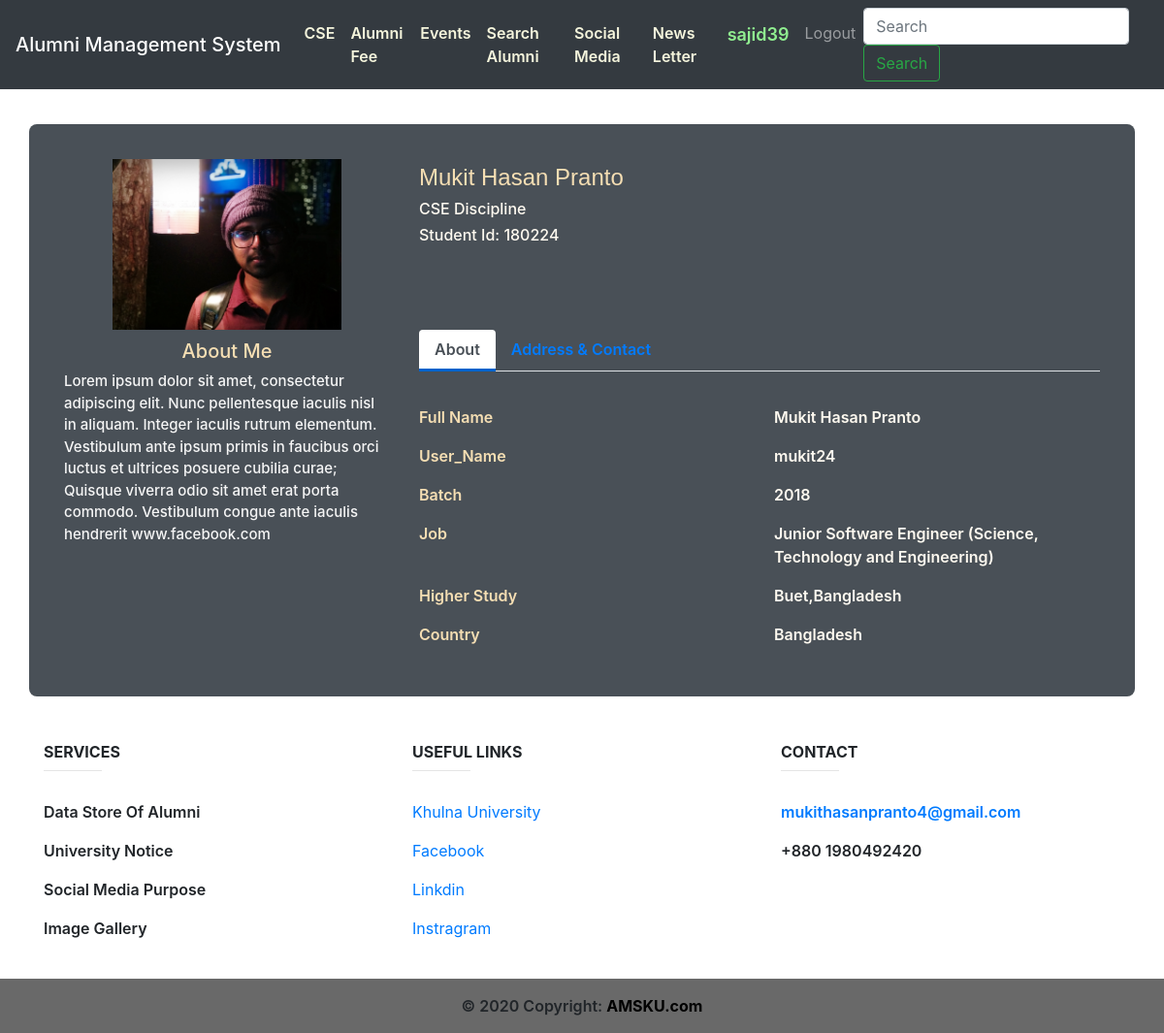
/search/search_result_details/1/ (signed in), run on the app's committed database.
### alumni_profile/models.py (models this page shows, shortened)
class Alumni_Profile(models.Model):
    discipline_list = ['Architecture','CSE','ECE','Math','URP','Physics','Chemistry','Stat','Pharmacy','BGE','FWT','FMRT','Agrotechnology','ES','SWE','BAD','HRM','DP','PM','DS','History','English','Bangla','IER','Sculpture','Econ','Sociology','MCJ','Law']
    Discipline_Choices = []
    for x in discipline_list:
        Discipline_Choices.append((x,x))
    Id_Choices = []
    for x in range(1,51):
        Id_Choices.append((str(x),str(x)))
    Batch_Choices = []
    for x in range(1991,2019):
        Batch_Choices.append((str(x),str(x)))
    job_list=['Agriculture','Architecture and Construction','Business Management and Administration','Education','Finance','Food','Government and Public Administration','Health Science','Human Services','Law, Public Safety, Corrections and Security','Manufacturing','Marketing, Sales and Service','Natural Resources','Science, Technology and Engineering','Other']
    Job_Choices = []
    for x in job_list:
        Job_Choices.append((x,x))
    country_list = ["Afghanistan","Albania","Algeria","Andorra","Angola","Anguilla","Antigua &amp; Barbuda","Argentina","Armenia","Aruba","Australia","Austria","Azerbaijan","Bahamas","Bahrain","Bangladesh","Barbados","Belarus","Belgium","Belize","Benin","Bermuda","Bhutan","Bolivia","Bosnia &amp; Herzegovina","Botswana","Brazil","British Virgin Islands","Brunei","Bulgaria","Burkina Faso","Burundi","Cambodia","Cameroon","Cape Verde","Cayman Islands","Chad","Chile","China","Colombia","Congo","Cook Islands","Costa Rica","Cote D Ivoire","Croatia","Cruise Ship","Cuba","Cyprus","Czech Republic","Denmark","Djibouti","Dominica","Dominican Republic","Ecuador","Egypt","El Salvador","Equatorial Guinea","Estonia","Ethiopia","Falkland Islands","Faroe Islands","Fiji","Finland","France","French Polynesia","French West Indies","Gabon","Gambia","Georgia","Germany","Ghana","Gibraltar","Greece","Greenland","Grenada","Guam","Guatemala","Guernsey","Guinea","Guinea Bissau","Guyana","Haiti","Honduras","Hong Kong","Hungary","Iceland","India","Indonesia","Iran","Iraq","Ireland","Isle of Man","Israel","Italy","Jamaica","Japan","Jersey","Jordan","Kazakhstan","Kenya","Kuwait","Kyrgyz Republic","Laos","Latvia","Lebanon","Lesotho","Liberia","Libya","Liechtenstein","Lithuania","Luxembourg","Macau","Macedonia","Madagascar","Malawi","Malaysia","Maldives","Mali","Malta","Mauritania","Mauritius","Mexico","Moldova","Monaco","Mongolia","Montenegro","Montserrat","Morocco","Mozambique","Namibia","Nepal","Netherlands","Netherlands Antilles","New Caledonia","New Zealand","Nicaragua","Niger","Nigeria","Norway","Oman","Pakistan","Palestine","Panama","Papua New Guinea","Paraguay","Peru","Philippines","Poland","Portugal","Puerto Rico","Qatar","Reunion","Romania","Russia","Rwanda","Saint Pierre &amp; Miquelon","Samoa","San Marino","Satellite","Saudi Arabia","Senegal","Serbia","Seychelles","Sierra Leone","Singapore","Slovakia","Slovenia","South Africa","South Korea","Spain","Sri Lanka","St Kitts &amp; Nevis","St Lucia","St Vincent","St. Lucia","Sudan","Suriname","Swaziland","Sweden","Switzerland","Syria","Taiwan","Tajikistan","Tanzania","Thailand","Timor L'Este","Togo","Tonga","Trinidad &amp; Tobago","Tunisia","Turkey","Turkmenistan","Turks &amp; Caicos","Uganda","Ukraine","United Arab Emirates","United Kingdom","Uruguay","Uzbekistan","Venezuela","Vietnam","Virgin Islands (US)","Yemen","Zambia","Zimbabwe"]
    Country_Choices = []
    for x in country_list:
        Country_Choices.append((x,x))
    full_name = models.CharField(max_length=255)
    image = models.FileField(upload_to='uploads/')
    certificate = models.FileField(upload_to='uploads/')
    discipline = models.CharField(max_length=255,choices=Discipline_Choices)
    student_id = models.CharField(max_length=10)
    batch = models.CharField(max_length=50,choices=Batch_Choices)
    job_type = models.CharField(max_length=50)
    job_position = models.CharField(max_length=60)
    company_name = models.CharField(max_length=60,blank=True)
    higher_study = models.CharField(max_length=60)
    present_address = models.CharField(max_length=60)
    present_country = models.CharField(max_length=60,choices=Country_Choices)
    prmanent_address = models.CharField(max_length=60)
    mobile = models.CharField(max_length=60)
    facebook = models.URLField(max_length=60,blank=True)
    linkdin = models.URLField(max_length=60,blank=True)
    about_me = models.TextField()
    is_verified = models.BooleanField(default=False)
    ask_for_update_certificate = models.BooleanField(default=False)
    user = models.OneToOneField(settings.AUTH_USER_MODEL, on_delete=models.CASCADE,related_name="alumni")

### search/views.py (the view)
# urls.py: path('search_result_details/<int:id>/',search_result_details,name='search_result_details'),
@login_required
def search_result_details(request,id):
    profile = []
    try:
        profile = Alumni_Profile.objects.get(user=request.user)
    except:
        pass
    if not profile or profile.is_verified == False:
        return redirect('home')
    query = Alumni_Profile.objects.get(pk=id)
    context = {
        'profile':query,
    }
    return render(request,"search/search_result_details.html",context)

### alumni_fee/context_processors.py (called while the page is built)
def add_variable_to_context(request):
    year_fee = Fee_Info.objects.get()
    current_news_letter = News_Letter.objects.all().order_by('-start_date').first()
    return {
        'yearFee': year_fee.yearly_fee,
        'current_news_letter':current_news_letter,
    }

### templates/search/search_result_details.html (shortened to what this page needs)
{% extends "base.html" %}
{% load static %}
{% block content %}
<div class="container emp-profile">
    <form method="post">
        <div class="row">
            <div class="col-md-4">
                <div class="profile-img">
                    <img src="{{profile.image.url}}" alt="profile image"/>
                </div>
            </div>
            <div class="col-md-6">
                <div class="profile-head">
                            <h4>
                                {{profile.full_name}}
                            </h4>
                            <h6>
                                {{profile.discipline}} Discipline
                            </h6>
                            <h6>
                                Student Id: {{profile.student_id}}
                            </h6>
                </div>
            </div>
        </div>
        <div class="row">
            <div class="col-md-4">
                <div class="profile-work" style="padding-top: 10px;">
                    <h5>About Me</h5>
                    <p>{{profile.about_me}}</p>
                </div>
            </div>
            <div class="col-md-8">
                <ul class="nav nav-tabs" id="myTab" role="tablist">
                    <li class="nav-item">
                        <a class="nav-link active" id="home-tab" data-toggle="tab" href="#home" role="tab" aria-controls="home" aria-selected="true">About</a>
                    </li>
                    <li class="nav-item">
                        <a class="nav-link" id="profile-tab" data-toggle="tab" href="#profile" role="tab" aria-controls="profile" aria-selected="false">Address & Contact</a>
                    </li>
                </ul>
                <div class="tab-content profile-tab" id="myTabContent">
                    <div class="tab-pane fade show active" id="home" role="tabpanel" aria-labelledby="home-tab">
                                <div class="row">
                                    <div class="col-md-6">
                                        <label>Full Name</label>
                                    </div>
                                    <div class="col-md-6">
                                        <p>{{profile.full_name}}</p>
                                    </div>
                                </div>
                                <div class="row">
                                    <div class="col-md-6">
                                        <label>User_Name</label>
                                    </div>
                                    <div class="col-md-6">
                                        <p>{{profile.user}}</p>
                                    </div>
                                </div>
                                <div class="row">
                                    <div class="col-md-6">
                                        <label>Batch</label>
                                    </div>
                                    <div class="col-md-6">
                                        <p>{{profile.batch}}</p>
                                    </div>
                                </div>
                                <div class="row">
                                    <div class="col-md-6">
                                        <label>Job</label>
                                    </div>
                                    <div class="col-md-6">
                                        <p>{{profile.job_position}} ({{profile.job_type}})</p>
                                    </div>
                                </div>
                                <div class="row">
                                    <div class="col-md-6">
                                        <label>Higher Study</label>
                                    </div>
                                    <div class="col-md-6">
                                        <p>{{profile.higher_study}}</p>
                                    </div>
                                </div>
                                <div class="row">
                                    <div class="col-md-6">
                                        <label>Country</label>
                                    </div>
                                    <div class="col-md-6">
                                        <p>{{profile.present_country}}</p>
                                    </div>
                                </div>
                    </div>
                </div>
            </div>
        </div>
    </form>
</div>
{% endblock %}

### templates/base.html (shortened to what this page needs)
<!DOCTYPE html>
<html lang="en">
{% load static %}
<head>
    <link rel="stylesheet" href="https://cdnjs.cloudflare.com/ajax/libs/font-awesome/4.7.0/css/font-awesome.min.css">
    <link rel="stylesheet" href="https://maxcdn.bootstrapcdn.com/bootstrap/4.5.2/css/bootstrap.min.css">
    <link rel="stylesheet" href="{% static 'profile/profile_style.css' %}">
    <link rel="stylesheet" href="{% static 'css/style.css' %}">
</head>
<body>
    <nav class="navbar navbar-expand-lg navbar-dark bg-dark">
        <a href="{% url 'home' %}"><span class="navbar-brand mb-0 h1">Alumni Management System</span></a>
        <div class="collapse navbar-collapse" id="navbarSupportedContent">
            <ul class="navbar-nav m-auto">
                {% if request.user.alumni.is_verified %}
                <li class="nav-item ">
                    <a class="nav-link" style="font-weight: 600;color: beige;"
                        href="{% url 'discipline_view' %}">{{request.user.alumni.discipline}}</a>
                </li>
                <li class="nav-item ">
                    <a class="nav-link" style="font-weight: 600;color: beige;"
                        href="{% url 'alumni_fee_home' request.user.alumni.id %}">Alumni Fee</a>
                </li>
                <li class="nav-item ">
                    <a class="nav-link" style="font-weight: 600;color: beige;" href="{% url 'event_view' %}">Events</a>
                </li>
                {% endif %}
                <li class="nav-item ">
                    <a class="nav-link" style="font-weight: 600;color: beige;" href="{% url 'search_view' %}">Search
                        Alumni</a>
                </li>
                <li class="nav-item ">
                    <a class="nav-link" style="font-weight: 600;color: beige;" href="{% url 'welcome_view' %}">Social
                        Media</a>
                </li>
                <li class="nav-item ">
                    <a class="nav-link" style="font-weight: 600;color: beige;" href="{% url 'news_view' current_news_letter.id %}">News Letter</a>
                </li>
                <li class="nav-item ">
                    <a class="nav-link" style="font-weight: 600;color: lightgreen;font-size: large;"
                        href="{% url 'alumni_profile' user.id %}">{{request.user}}</a>
                </li>
                <li class="nav-item ">
                    <a class="nav-link" href="{% url 'account_logout' %}">Logout</a>
                </li>
            </ul>
            <form class="form-inline my-2 my-lg-0" action="{% url 'advance_search_result' %}" method="POST">
                <input class="form-control mr-sm-2" name="search" type="search" placeholder="Search"
                    aria-label="Search">
                <button class="btn btn-outline-success my-2 my-sm-0" type="submit">Search</button>
            </form>
        </div>
    </nav>
    {% block content %}{% endblock %}
    <div class="container text-center text-md-left mt-5">
        <div class="row mt-3">
            <div class="col-md-4 col-lg-4 col-xl-4 mx-auto mb-4" style="font-weight: 600;">
                <h6 class="text-uppercase font-weight-bold">Services</h6>
                <hr class="deep-purple accent-2 mb-4 mt-0 d-inline-block mx-auto" style="width: 60px;">
                <p>
                    Data Store Of Alumni
                </p>
                <p>
                    University Notice
                </p>
                <p>
                    Social Media Purpose
                </p>
                <p>
                    Image Gallery
                </p>
            </div>
            <div class="col-md-4 col-lg-4 col-xl-4 mx-auto mb-4">
                <h6 class="text-uppercase font-weight-bold">Useful links</h6>
                <hr class="deep-purple accent-2 mb-4 mt-0 d-inline-block mx-auto" style="width: 60px;">
                <p>
                    <a href="#!">Khulna University</a>
                </p>
                <p>
                    <a href="#!">Facebook</a>
                </p>
                <p>
                    <a href="#!">Linkdin</a>
                </p>
                <p>
                    <a href="#!">Instragram</a>
                </p>
            </div>
            <div class="col-md-4 col-lg-4 col-xl-4 mx-auto mb-md-0 mb-4" style="font-weight: 600;">
                <h6 class="text-uppercase font-weight-bold">Contact</h6>
                <hr class="deep-purple accent-2 mb-4 mt-0 d-inline-block mx-auto" style="width: 60px;">
                <p>
                    <a href="mailto:mukithasanpranto4@gmail.com">mukithasanpranto4@gmail.com</a>
                </p>
                <p>
                    +880 1980492420</p>
            </div>
        </div>
    </div>
    <div class="footer-copyright text-center py-3" style="background-color: dimgrey;font-weight: 600;">© 2020 Copyright:
        <a href="#" style="color: black;font-weight: 700;"> AMSKU.com</a>
    </div>
</body>
</html>

### home/static/profile/profile_style.css (style rules this page uses)
.emp-profile { padding: 3%; margin-top: 3%; margin-bottom: 3%; border-radius: 0.5rem; background-color: #495057; }
.profile-img { text-align: center; }
.profile-img img { width: 70%; height: 100%; }
.profile-head h4 { color: wheat; }
.profile-head h6 { color: floralwhite; }
.nav-tabs { margin-bottom:5%; }
.nav-tabs .nav-link { font-weight:600; border: none; }
.nav-tabs .nav-link.active { border: none; border-bottom:3px solid #0062cc; }
.profile-work h5 { text-align: center; color: wheat; }
.profile-work p { font-size: 15px; color: whitesmoke; font-weight: 500; }
.profile-tab label { font-weight: 600; }
.profile-tab p { font-weight: 600; color: floralwhite; }
.tab-content label { color:wheat; }

### home/static/css/style.css (style rules this page uses)
.info h3,h4 { font-family: 'Franklin Gothic Medium', 'Arial Narrow', Arial, sans-serif; color: whitesmoke; padding-top:5px ; }

### templates/base.html (style rules this page uses)
* { box-sizing: border-box; }

### data on the page
Alumni_Profile: image (picture), full_name "Mukit Hasan Pranto", discipline "CSE", student_id "180224", about_me "Lorem ipsum dolor sit amet, consectetur adipiscing elit. Nunc pellentesque iaculis nisl in aliquam. Integer iaculis rutrum elementum. Vestibulum ante ipsum primis in faucibus orci luctus et ultrices posuere cubilia curae; Quisque viverra odio sit amet erat porta commodo. Vestibulum congue ante iaculis hendrerit www.facebook.com", user "mukit24", batch "2018", job_position "Junior Software Engineer", job_type "Science, Technology and Engineering", higher_study "Buet,Bangladesh", present_country "Bangladesh"

### other printed values
{{ request.user.alumni.discipline }} "CSE"
{{ request.user }} "sajid39"
